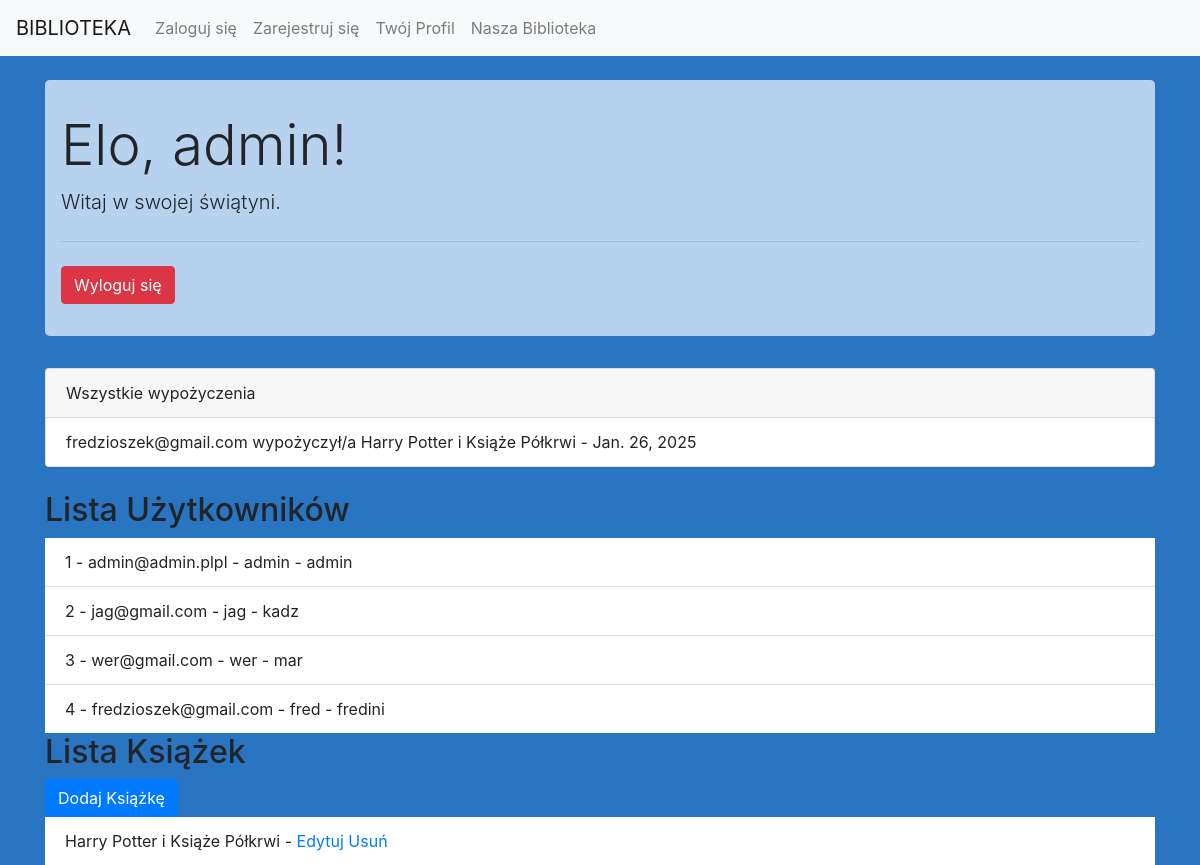
Page /profile/ (signed in) on the earlier database version.
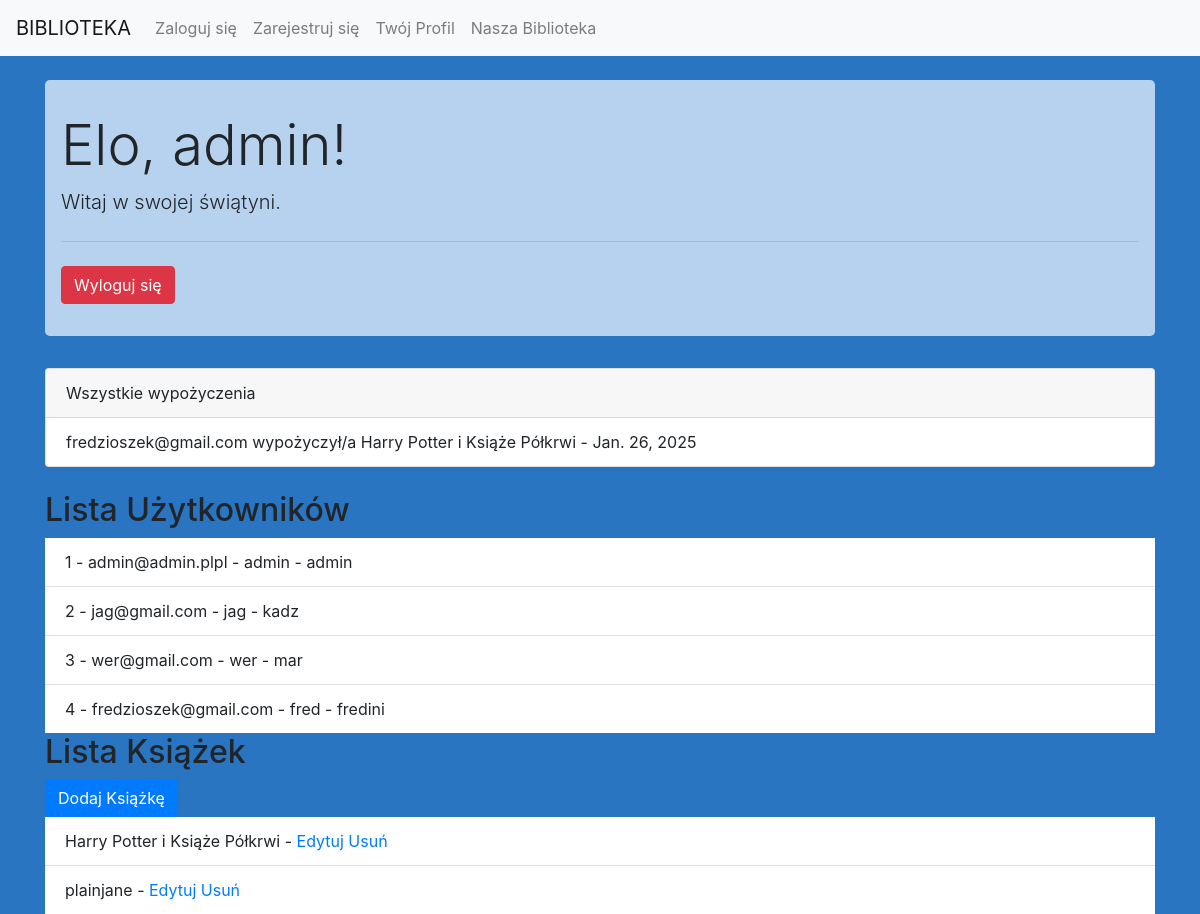
Same page on the later database version.
### myapp/models.py (models this page shows, shortened)
class Wypozyczenia(models.Model):
    uzytkownik = models.ForeignKey('Uzytkownik', on_delete=models.CASCADE)
    ksiazka = models.ForeignKey('Ksiazka', on_delete=models.CASCADE)
    data_wypozyczenia = models.DateField(default=now, verbose_name="Data wypożyczenia")
    class Meta:
        verbose_name = "Wypożyczenie"
        verbose_name_plural = "Wypożyczenia"

class Uzytkownik(AbstractUser):
    username = None
    imie = models.CharField(max_length=60)
    nazwisko = models.CharField(max_length=80)
    email = models.EmailField(unique=True)
    plec = models.IntegerField(choices=PLEC.choices, default=PLEC.Kobieta)
    data_dodania = models.DateField(default=date.today, blank=False, null=False)
    USERNAME_FIELD = 'email'
    REQUIRED_FIELDS = ['imie', 'nazwisko', 'plec']
    objects = CustomUserManager()
    class Meta:
        verbose_name = "Użytkownik"
        verbose_name_plural = "Użytkownicy"

class Ksiazka(models.Model):
    tytul = models.CharField(max_length=200)
    autor = models.ManyToManyField(Autor)
    wydawnictwo = models.IntegerField(choices=WYDAWNICTWA.choices)
    rok_wydania = models.CharField(max_length=4)
    liczba_stron = models.IntegerField()
    ISBN = models.CharField(max_length=13)
    okładka = models.IntegerField(choices=OKLADKA.choices)
    gatunek = models.ManyToManyField(Gatunek)
    class Meta:
        verbose_name = "Książka"
        verbose_name_plural = "Książki"

### myapp/views.py (the view)
# urls.py: path('profile/', profile, name='profile') ,
@login_required
def profile(request):
    if request.user.is_staff:
        wypozyczenia = Wypozyczenia.objects.all()
        uzytkownicy = Uzytkownik.objects.all()
        ksiazki = Ksiazka.objects.all()
    else:
        wypozyczenia = Wypozyczenia.objects.filter(uzytkownik=request.user)
        uzytkownicy = None
        ksiazki = None
    historia_wypozyczen = HistoriaWypozyczen.objects.filter(uzytkownik=request.user)
    return render(request, 'myapp/profile.html', {
        'wypozyczenia': wypozyczenia,
        'historia_wypozyczen': historia_wypozyczen,
        'uzytkownicy': uzytkownicy,
        'ksiazki': ksiazki
    })

### myapp/templates/myapp/profile.html (shortened to what this page needs)
{% extends "base.html" %}
{% block content %}
<div class="jumbotron">
    <h1 class="display-4">Elo, {{ user.imie }}!</h1>
    <p class="lead">Witaj w swojej świątyni.</p>
    <hr class="my-4">
    <form method="post" action="{% url 'logout' %}" style="display: inline;">
        <button type="submit" class="btn btn-danger">Wyloguj się</button>
    </form>
</div>
<div class="card mb-4">
    <div class="card-header">
        {% if user.is_staff %}
        Wszystkie wypożyczenia
        {% else %}
        Twoje wypożyczenia
        {% endif %}
    </div>
    <ul class="list-group list-group-flush">
        {% for wypozyczenie in wypozyczenia %}
        <li class="list-group-item">
            {% if user.is_staff %}
            {{ wypozyczenie.uzytkownik.email }} wypożyczył/a
            {% endif %}
            {{ wypozyczenie.ksiazka.tytul }} - {{ wypozyczenie.data_wypozyczenia }}
        </li>
        {% endfor %}
    </ul>
</div>
{% if user.is_staff %}
<div>
    <h2>Lista Użytkowników</h2>
    <ul class="list-group list-group-flush">
        {% for uzytkownik in uzytkownicy %}
        <li class="list-group-item">
            {{ uzytkownik.id }} - {{ uzytkownik.email }} - {{ uzytkownik.imie }} - {{ uzytkownik.nazwisko }}
        </li>
        {% endfor %}
    </ul>
</div>
<div>
    <h2>Lista Książek</h2>
    <a href="{% url 'dodaj_ksiazke' %}" class="btn btn-primary">Dodaj Książkę</a>
    <ul class="list-group list-group-flush">
        {% for ksiazka in ksiazki %}
        <li class="list-group-item">
            {{ ksiazka.tytul }} - {{ ksiazka.get_autor }}
            <a href="{% url 'edytuj_ksiazke' ksiazka.id %}">Edytuj</a>
            <a href="{% url 'usun_ksiazke' ksiazka.id %}">Usuń</a>
        </li>
        {% endfor %}
    </ul>
</div>
{% endif %}
{% endblock %}

Differences in the rows shown:
added Ksiazka: tytul "plainjane"
